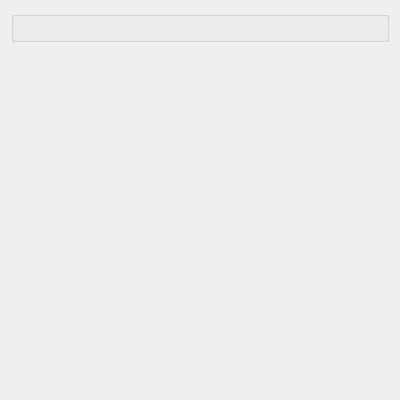
<?xml version="1.0" encoding="UTF-8"?>
<ui version="4.0">
 <class>DrugDisplay</class>
 <widget class="QDialog" name="DrugDisplay">
  <property name="geometry">
   <rect>
    <x>0</x>
    <y>0</y>
    <width>400</width>
    <height>400</height>
   </rect>
  </property>
  <property name="windowTitle">
   <string notr="true">Medication Information</string>
  </property>
  <layout class="QVBoxLayout" name="verticalLayout">
   <item>
    <widget class="DrugGroupBox" name="drugBox"/>
   </item>
   <item>
    <spacer name="verticalSpacer">
     <property name="orientation">
      <enum>Qt::Vertical</enum>
     </property>
     <property name="sizeHint" stdset="0">
      <size>
       <width>20</width>
       <height>40</height>
      </size>
     </property>
    </spacer>
   </item>
  </layout>
 </widget>
 <customwidgets>
  <customwidget>
   <class>DrugGroupBox</class>
   <extends>QGroupBox</extends>
   <header>druggroupbox.h</header>
   <container>1</container>
  </customwidget>
 </customwidgets>
 <resources/>
 <connections/>
</ui>
